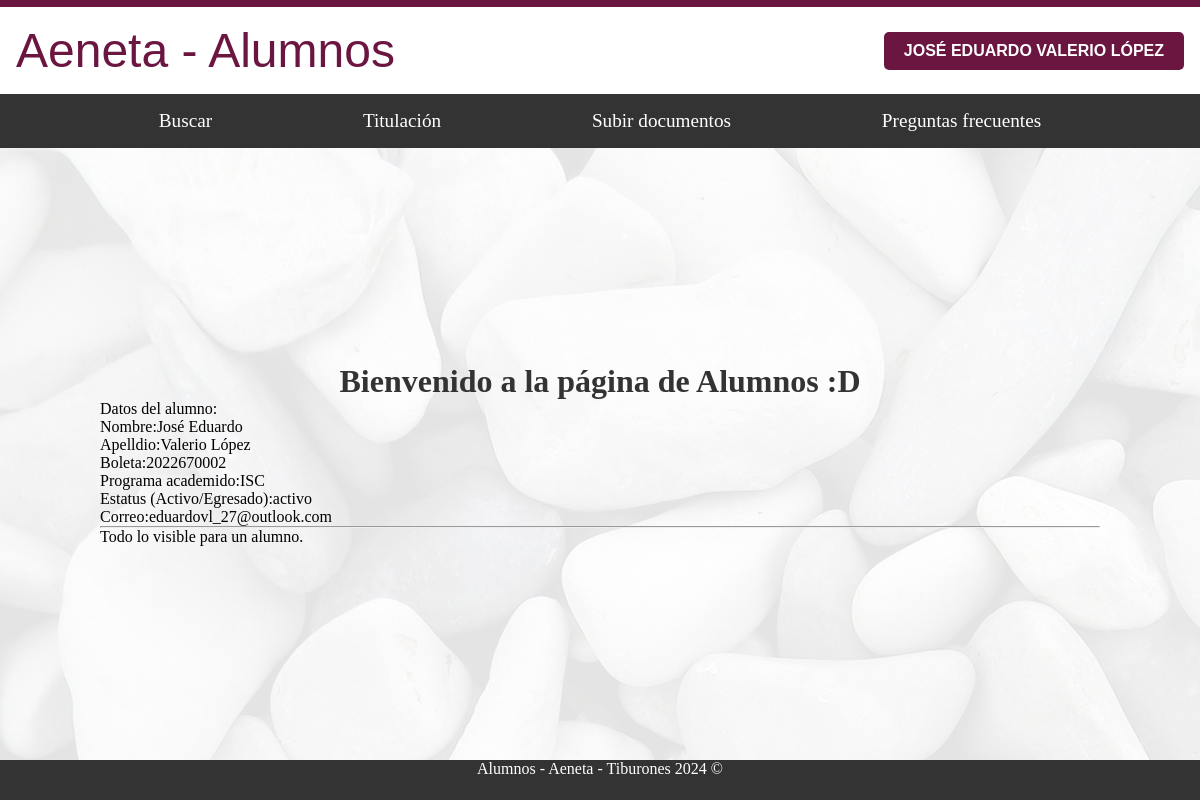
/alumnos/home/ (signed in), run on an earlier commit of the app's database.
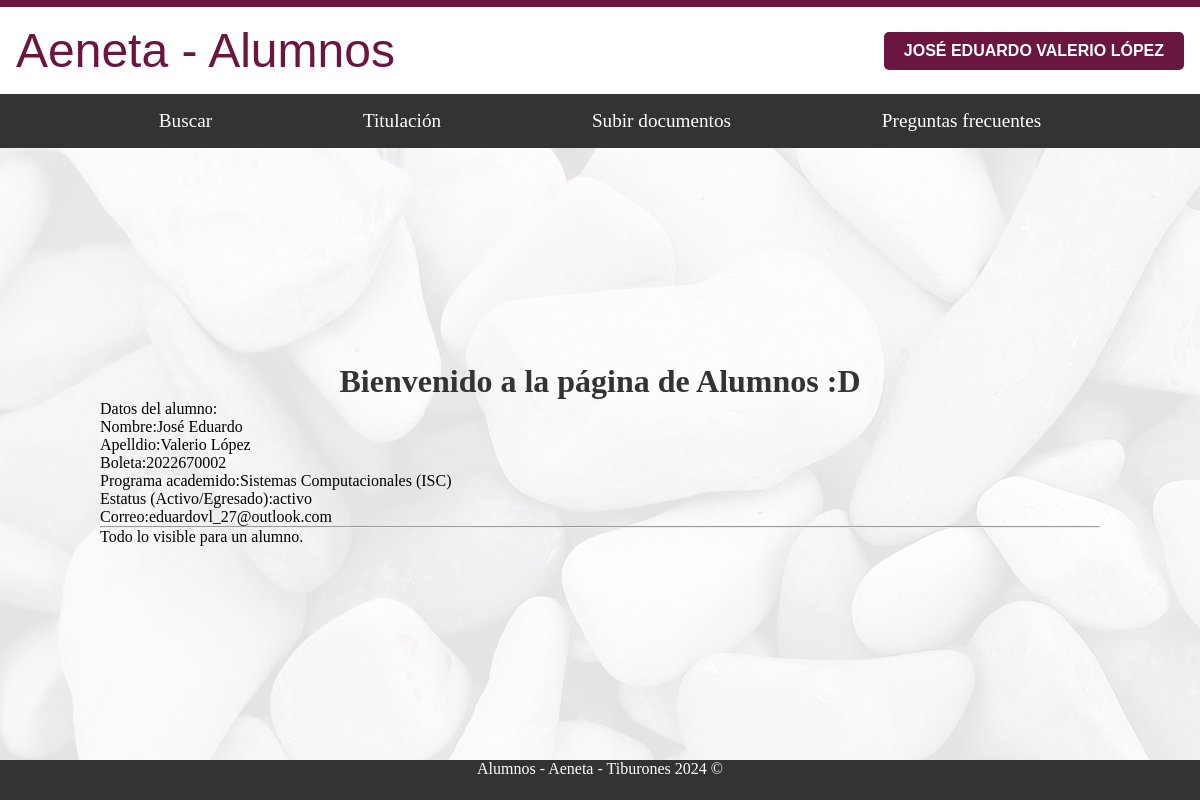
And on a later commit of the database.
### usuarios/models.py (models this page shows)
class CustomUser(AbstractUser):
    nombre = models.CharField(max_length=100)
    apellido = models.CharField(max_length=100)
    correo_electronico = models.EmailField(unique=True)
    is_administrador = models.BooleanField(default=False)
    is_alumno = models.BooleanField(default=False)
    is_docente = models.BooleanField(default=False)
    matricula = models.CharField(max_length=20, blank=True, null=True)
    programa_academico = models.CharField(max_length=100, blank=True, null=True)
    estatus = models.CharField(max_length=20, choices=[('activo', 'Activo'), ('egresado', 'Egresado')], blank=True, null=True)
    especialidad = models.CharField(max_length=100, blank=True, null=True)
    departamento_docente = models.CharField(max_length=100, blank=True, null=True)
    cargo = models.CharField(max_length=100, blank=True, null=True)
    departamento_admin = models.CharField(max_length=100, blank=True, null=True)

### alumnos/views.py (the view)
# urls.py: path('home/', AlumnosHomeView.as_view(), name='home'),
class AlumnosHomeView(AlumnoRequiredMixin, TemplateView):
    template_name = 'alumnos/home.html'

### administracion/context_processors.py (called while the page is built)
def admin_info(request):
    if request.user.is_authenticated and hasattr(request.user, 'nombre'):
        return {
            'nombre_administrador': request.user.nombre,
            'apellido_administrador': request.user.apellido,
            'departamento_administrador': request.user.departamento_admin,
            'cargo_administrador': request.user.cargo,
            'correo_administrador': request.user.correo_electronico,
        }
    return {}

### alumnos/context_processors.py (called while the page is built)
def alumno_info(request):
    if request.user.is_authenticated and hasattr(request.user, 'nombre'):
        return {
            'nombre_alumno' : request.user.nombre,
            'apellido_alumno' :request.user.apellido,
            'boleta_alumno': request.user.matricula,
            'programa_academico': request.user.programa_academico,
            'estatus_alumno': request.user.estatus,
            'correo_alumno':request.user.correo_electronico,
        }
    return {}

### alumnos/templates/alumnos/home.html
{% extends "base_generic_alumnos.html" %}
{% block content %}
<div id="fondo">
  <div class="contenedor_principal">
    <h1>Bienvenido a la página de Alumnos :D</h1>
    <p>Datos del alumno:</p>
    <p>Nombre:{{ nombre_alumno }}</p>
    <p>Apelldio:{{ apellido_alumno }}</p>
    <p>Boleta:{{ boleta_alumno }}</p>
    <p>Programa academido:{{ programa_academico }}</p>
    <p>Estatus (Activo/Egresado):{{ estatus_alumno }}</p>
    <p>Correo:{{ correo_alumno }}</p>
    <hr>
    <p>Todo lo visible para un alumno.</p>
  </div>
</div>
{% endblock %}

### alumnos/templates/base_generic_alumnos.html (shortened to what this page needs)
<!DOCTYPE html>
{%load static %}
<html lang="es">
<head>
    <link rel="stylesheet" type="text/css" href="{% static 'styles/base_alumnos.css' %}">
    <link rel="stylesheet" type="text/css" href="{% static 'styles/nav_bar_alumnos.css' %}">
    <link rel="stylesheet" type="text/css" href="{% static 'styles/convocatorias_titulacion.css' %}">
    <link rel="stylesheet" type="text/css" href="{% static 'styles/estatus_titulacion.css' %}">
    <link rel ="stylesheet" type="text/css" href="{% static 'styles/barra_busqueda_alumno.css'%}">
    <link rel="stylesheet" type="text/css" href="{% static 'styles/subir_documento.css' %}">
    <link rel="stylesheet" type="text/css" href="{% static 'styles/busqueda_simple_alumno.css'%}">
    <link rel="stylesheet" type="text/css" href="{% static 'styles/busqueda_avanzada_alumno.css'%}">
    <link rel="stylesheet" type="text/css" href="{% static 'styles/formas_titulacion.css' %}">
    <link rel="stylesheet" type="text/css" href="{% static 'styles/calendario_titulacion.css' %}">
    <link rel="stylesheet" href="https://cdnjs.cloudflare.com/ajax/libs/font-awesome/5.15.1/css/all.min.css">
</head>
<body>
    <div id="nombre_sistema" class="header-flex-container">
        <a href="{% url 'alumnos:home' %}">
            <span>Aeneta - Alumnos</span>
        </a>
        <div class="alumno-info">
            {%  if nombre_alumno %}
                <div class="dropdown_base">
                    <button class="dropbtn_base">{{ nombre_alumno }} {{ apellido_alumno }}</button>
                </div>
            {% endif %}
        </div>
    </div>
      <nav class="nav_bar" aria-label="Navegación principal">
        <a class="nav-link" href="{% url 'alumnos:buscar' %}" >Buscar</a>
        <div class="dropdown">
            <a class="nav-link">Titulación</a>
        </div>
        <a class="nav-link" href="{% url 'alumnos:subir_documento' %}">Subir documentos</a>
        <a class="nav-link" href="{% url 'alumnos:preguntas_frecuentes' %}" >Preguntas frecuentes</a>
      </nav>
    {% block content %}{% endblock %}
    <footer>
        <p>Alumnos - Aeneta - Tiburones 2024 ©</p>
    </footer>
</body>
</html>

What changed in the data, as far as the page shows it:
changed CustomUser "JOSÉ EDUARDO": programa_academico "ISC" → "Sistemas Computacionales (ISC)"
